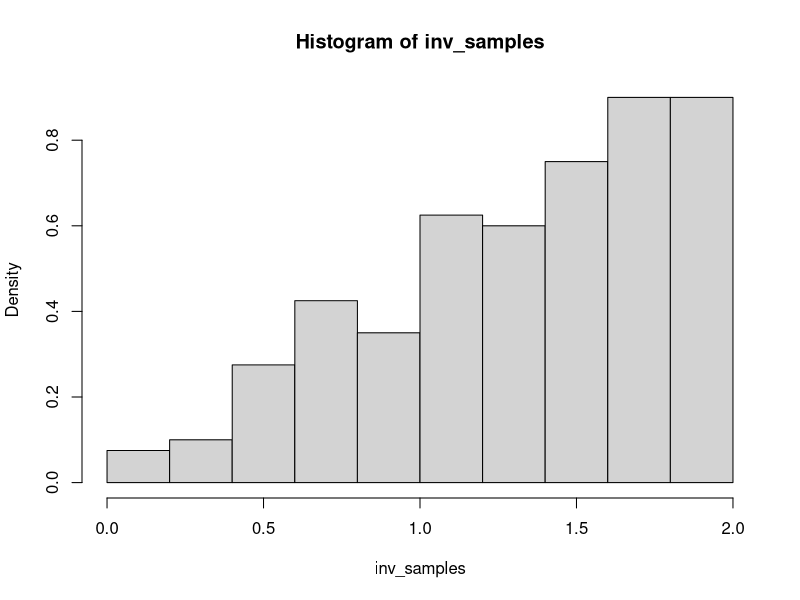
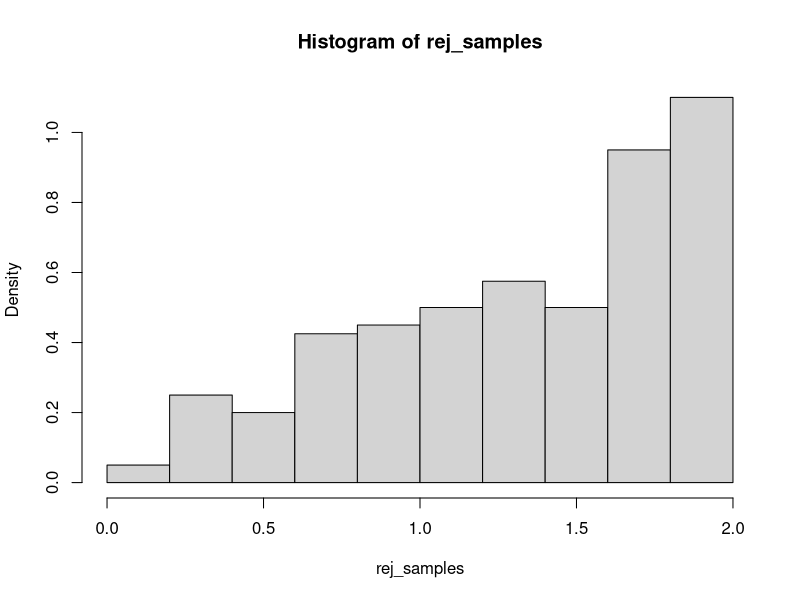

These charts were generated, in order, by the following R code:
my_inv <- function() {
    u <- runif(1)
    x <- 2 * sqrt(u)
    return(x)
}

inv_samples <- replicate(200, my_inv())
hist(inv_samples, probability = TRUE)

my_rejection <- function() {
    repeat {
        x <- runif(1, 0, 2) # próbka z rozkładu pomocniczego
        u <- runif(1)
        if (u < (0.5 * x) / 1) { # M = 1 bo max g(x)=1
            return(x)
        }
    }
}

rej_samples <- replicate(200, my_rejection())
hist(rej_samples, probability = TRUE)
